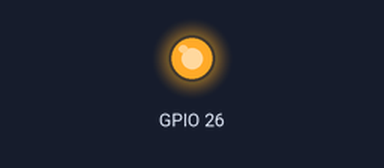
This sketch was run on a simulated ESP32. Shown: output pins drawn as LEDs (lit = HIGH).

Above: at 2.5 s.
At 7.5 s:
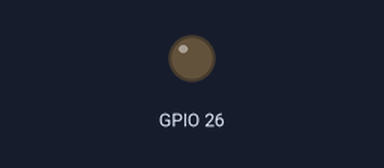
Timing chart, 0 to 13.0 s (numbered marks = the images above):
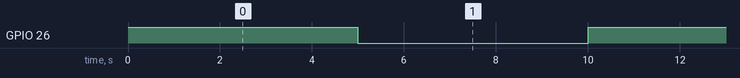

Measured:
- by itself, GPIO 26: alternates HIGH for 5.0 s and LOW for 5.0 s

The sketch:

vibration_motor.ino
```cpp
void setup() {
  pinMode(26,OUTPUT);

}

void loop() {
  // put your main code here, to run repeatedly:

  digitalWrite(26,HIGH);
  delay(5000);
  digitalWrite(26,LOW);
  delay(5000);
}

/*CONNECTION*/

//CONNECT THE BLUE WIRE TO GND

//CONNECT THE RED WIRE TO DGPIO
```
